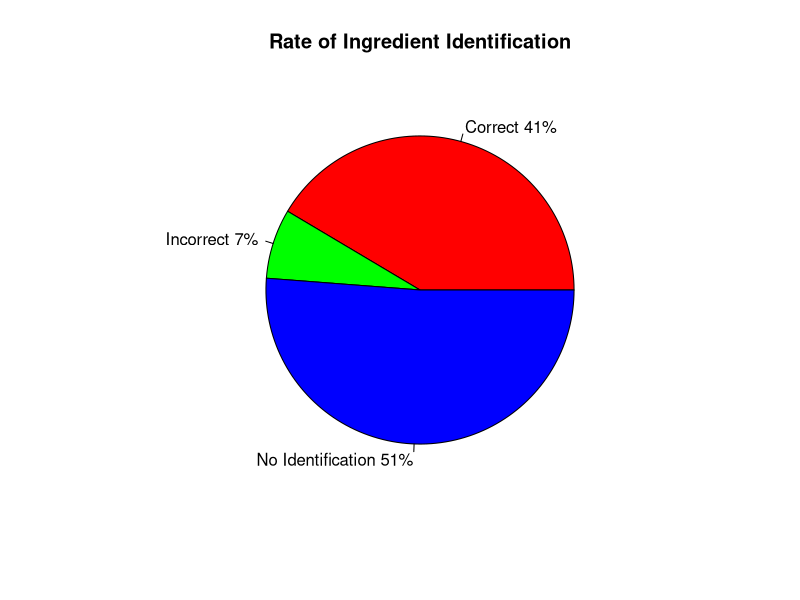
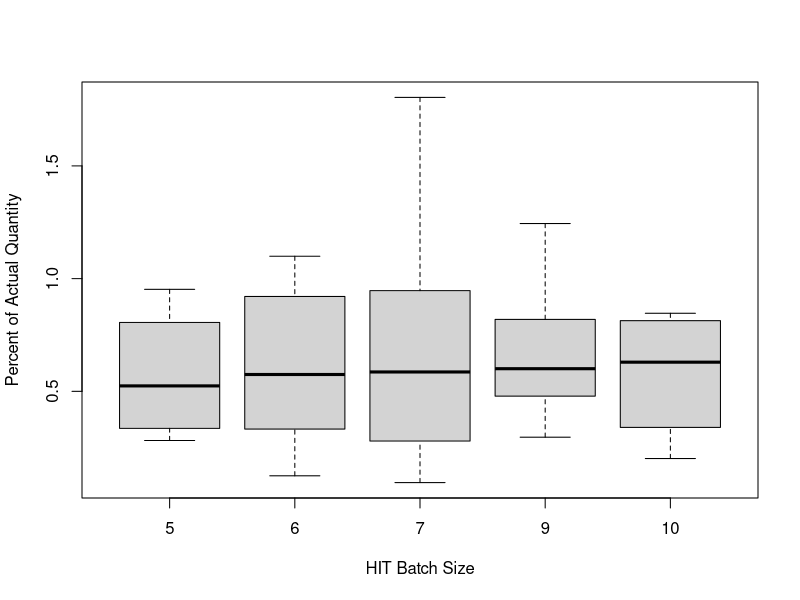
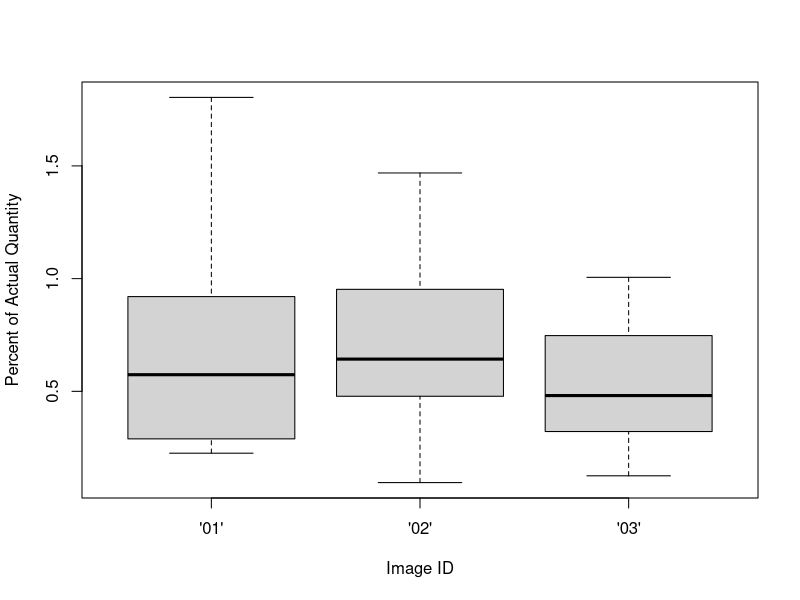
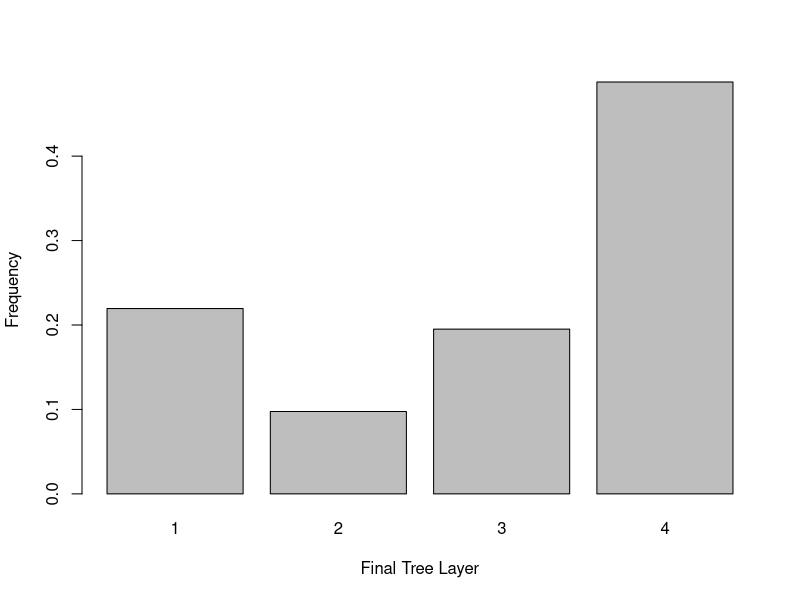
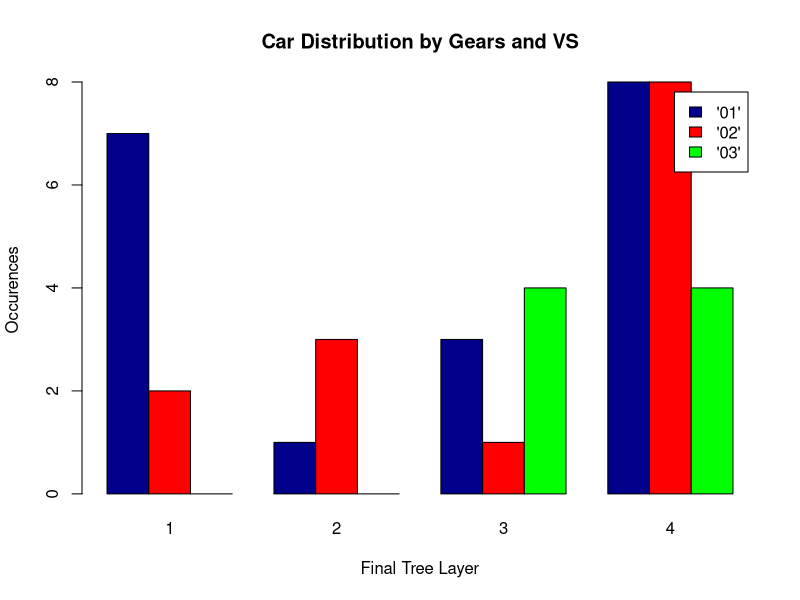

R code for these plots, in order:

food <- read.csv("food.csv")
food$last_layer = as.factor(food$last_layer)
food$accuracy = food$quantity / food$actual_weight

# Pie Chart with Percentages
slices <- prop.table(table(food$correct_descrip))
lbls <- c("Correct", "Incorrect", "No Identification")
pct <- round(slices/sum(slices)*100)
lbls <- paste(lbls, pct) # add percents to labels 
lbls <- paste(lbls,"%",sep="") # ad % to labels 
pie(slices,labels = lbls, col=rainbow(length(lbls)),
    main="Rate of Ingredient Identification")

# means of accuracy across batch sizes
boxplot(accuracy ~ batch_size, data = food, xlab = "HIT Batch Size", ylab="Percent of Actual Quantity")

# means of accuracy across images
boxplot(accuracy ~ image, data = food, xlab = "Image ID", ylab = "Percent of Actual Quantity")

# Bar chart for final layer of question
barplot(prop.table(table(food$last_layer)), 
        xlab="Final Tree Layer", 
        ylab="Frequency")

# Grouped Bar Plot across images
counts <- table(food$image, food$last_layer)
barplot(counts, main="Car Distribution by Gears and VS",
        xlab="Final Tree Layer", 
        ylab = "Occurences",
        col=c("darkblue","red","green"),
        legend = rownames(counts), beside=TRUE)